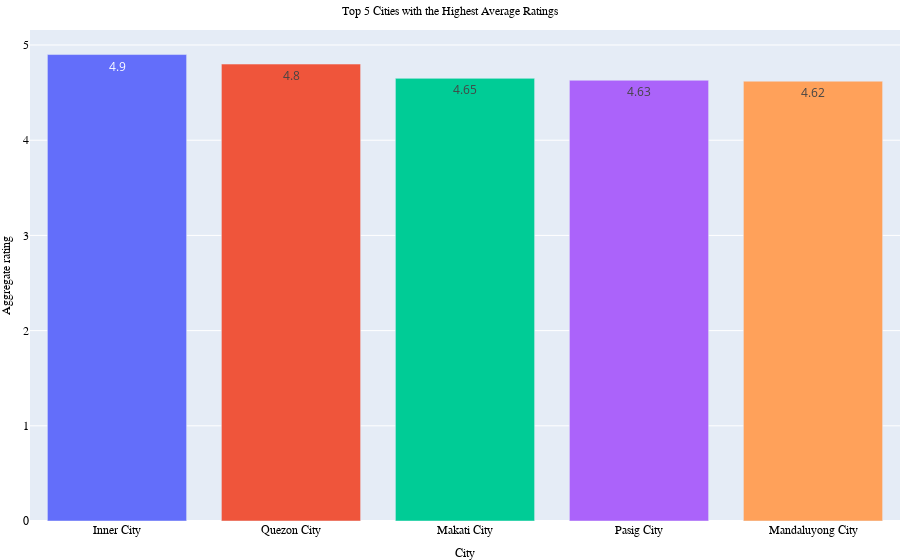

The cell this chart's notebook holds for it:
### Code cell
fig_bar = px.bar(restaurant_avg_rating_1[:5],
                 x='City',
                 y='Aggregate rating',
                 text='Aggregate rating',
                 color='City')
fig_bar.update_layout(
    showlegend=False,
    title='Top 5 Cities with the Highest Average Ratings',
    title_font=dict(size=12, color='black', family='Arial Black'),
    title_x=0.5,
    title_xanchor='center',
     xaxis=dict(
        tickfont=dict(size=12, color='black', family='Poppins')
    ),
    yaxis=dict(
        tickfont=dict(size=12, color='black', family='Poppins')
    ),
    xaxis_title_font=dict(size=12, color='black', family='Verdana'),
    yaxis_title_font=dict(size=12, color='black', family='Verdana'),
      margin=dict(
        l=0,  # Left margin in pixels
        r=0,  # Right margin
        t=30,  # Top margin (allow space for title if any)
        b=0   # Bottom margin
    )
)
fig_bar.show()

### Figure 1 — Plotly figure (JSON) as saved in the notebook; plotly's stock layout.template omitted (floating-point values rounded to 4 significant figures)
{"data": [{"hovertemplate": "City=%{x}<br>Aggregate rating=%{text}<extra></extra>", "legendgroup": "Inner City", "marker": {"color": "#636efa", "pattern": {"shape": ""}}, "name": "Inner City", "orientation": "v", "showlegend": true, "text": [4.9], "textposition": "auto", "type": "bar", "x": ["Inner City"], "xaxis": "x", "y": [4.9], "yaxis": "y"}, {"hovertemplate": "City=%{x}<br>Aggregate rating=%{text}<extra></extra>", "legendgroup": "Quezon City", "marker": {"color": "#EF553B", "pattern": {"shape": ""}}, "name": "Quezon City", "orientation": "v", "showlegend": true, "text": [4.8], "textposition": "auto", "type": "bar", "x": ["Quezon City"], "xaxis": "x", "y": [4.8], "yaxis": "y"}, {"hovertemplate": "City=%{x}<br>Aggregate rating=%{text}<extra></extra>", "legendgroup": "Makati City", "marker": {"color": "#00cc96", "pattern": {"shape": ""}}, "name": "Makati City", "orientation": "v", "showlegend": true, "text": [4.65], "textposition": "auto", "type": "bar", "x": ["Makati City"], "xaxis": "x", "y": [4.65], "yaxis": "y"}, {"hovertemplate": "City=%{x}<br>Aggregate rating=%{text}<extra></extra>", "legendgroup": "Pasig City", "marker": {"color": "#ab63fa", "pattern": {"shape": ""}}, "name": "Pasig City", "orientation": "v", "showlegend": true, "text": [4.63], "textposition": "auto", "type": "bar", "x": ["Pasig City"], "xaxis": "x", "y": [4.63], "yaxis": "y"}, {"hovertemplate": "City=%{x}<br>Aggregate rating=%{text}<extra></extra>", "legendgroup": "Mandaluyong City", "marker": {"color": "#FFA15A", "pattern": {"shape": ""}}, "name": "Mandaluyong City", "orientation": "v", "showlegend": true, "text": [4.62], "textposition": "auto", "type": "bar", "x": ["Mandaluyong City"], "xaxis": "x", "y": [4.62], "yaxis": "y"}], "layout": {"barmode": "relative", "legend": {"title": {"text": "City"}, "tracegroupgap": 0}, "margin": {"b": 0, "l": 0, "r": 0, "t": 30}, "showlegend": false, "title": {"font": {"color": "black", "family": "Arial Black", "size": 12}, "text": "Top 5 Cities with the Highest Average Ratings", "x": 0.5, "xanchor": "center"}, "xaxis": {"anchor": "y", "categoryarray": ["Inner City", "Quezon City", "Makati City", "Pasig City", "Mandaluyong City"], "categoryorder": "array", "domain": [0, 1], "tickfont": {"color": "black", "family": "Poppins", "size": 12}, "title": {"font": {"color": "black", "family": "Verdana", "size": 12}, "text": "City"}}, "yaxis": {"anchor": "x", "domain": [0, 1], "tickfont": {"color": "black", "family": "Poppins", "size": 12}, "title": {"font": {"color": "black", "family": "Verdana", "size": 12}, "text": "Aggregate rating"}}}}
